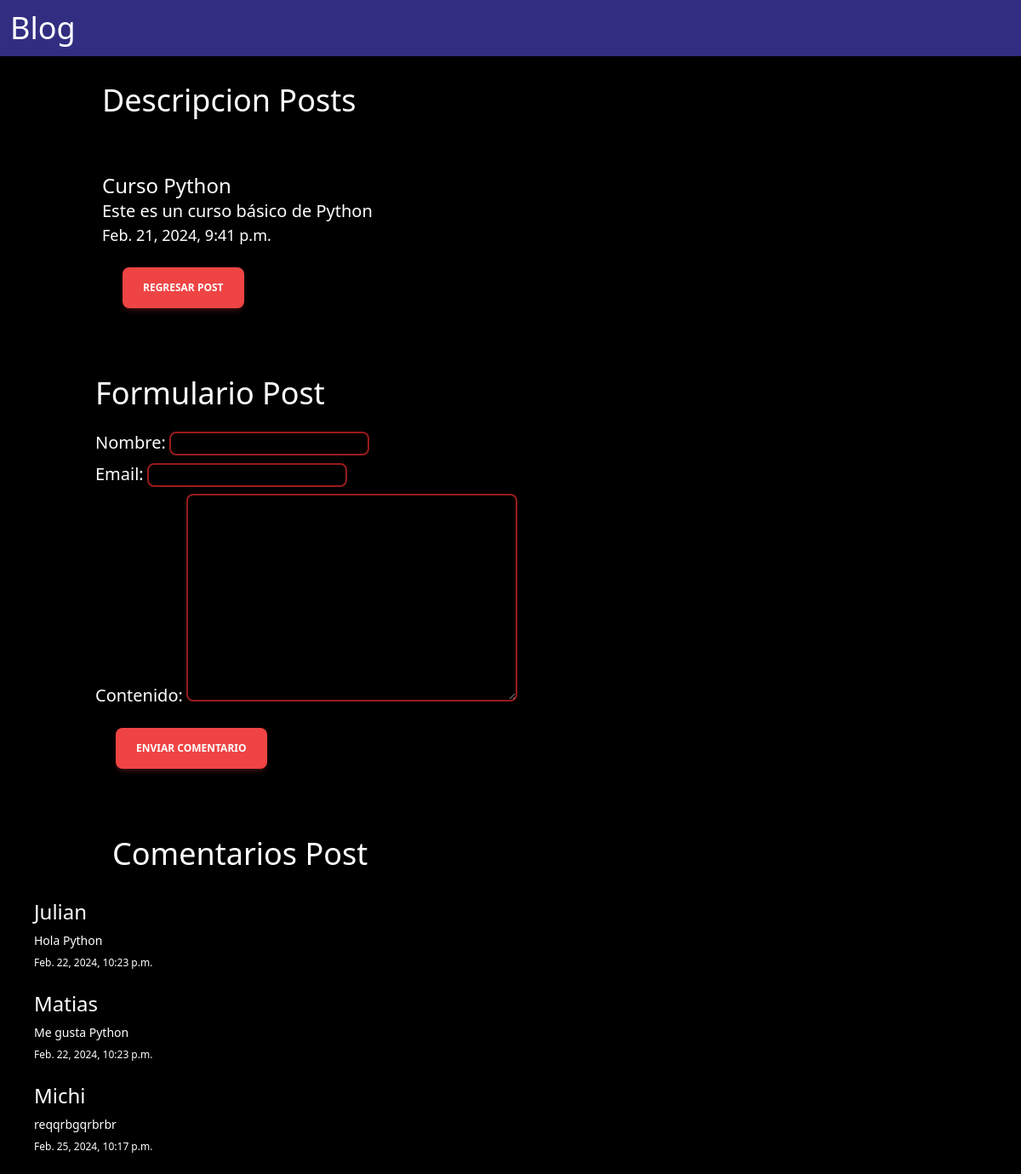
The app's page /1/, older data.
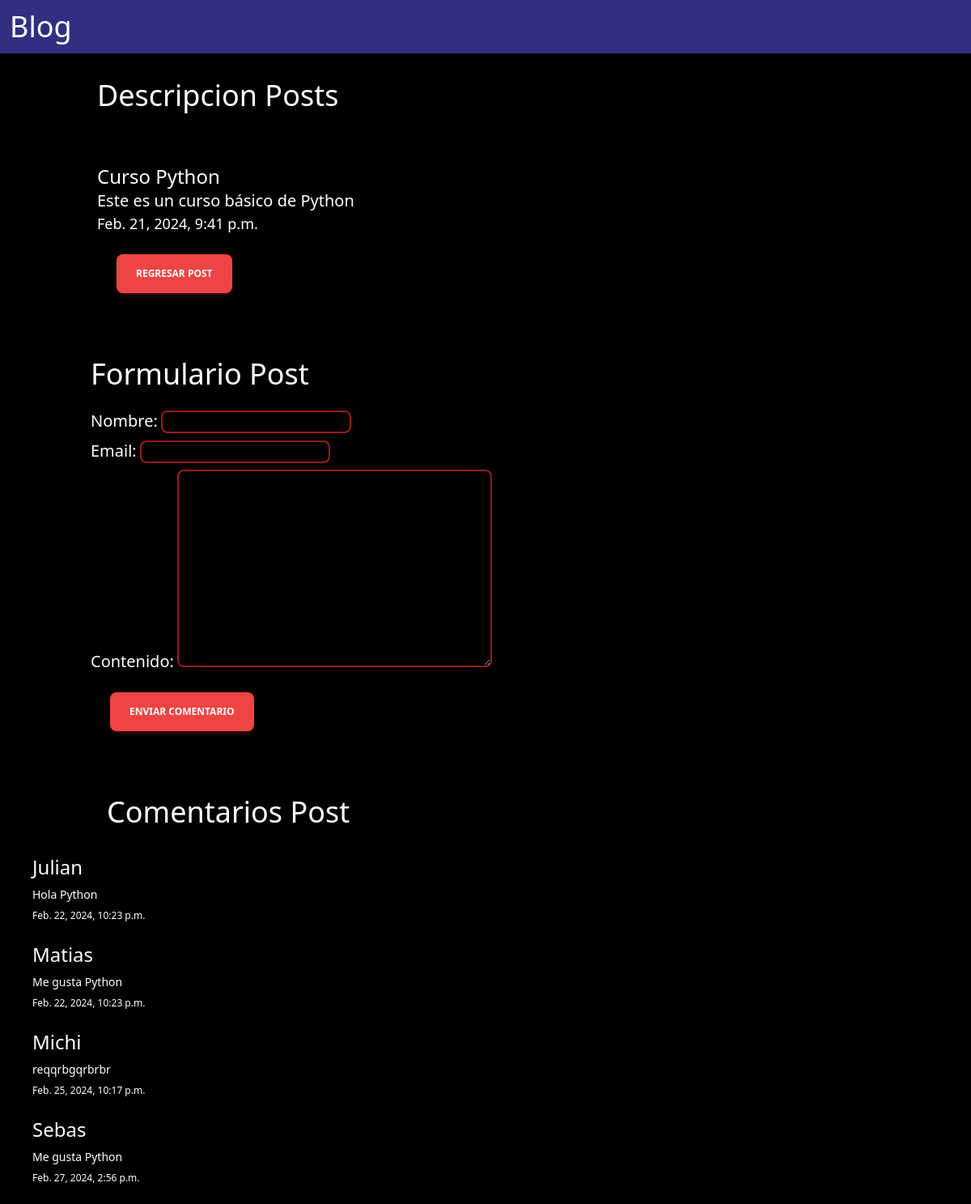
The same page, newer data.
### myAppBlog/models.py (models this page shows, shortened)
class Post(models.Model):
    idPost = models.AutoField(primary_key=True)
    titulo = models.CharField(max_length=100)
    slug = models.SlugField()
    fecha = models.DateTimeField(auto_now_add=True)
    contenido = models.TextField()
    class Meta:
        verbose_name = "Post"
        verbose_name_plural = "Posts"
        db_table = "Posts"

class Comentarios(models.Model):
    idComentario = models.AutoField(primary_key=True)
    nombre = models.CharField(max_length=100)
    email = models.EmailField()
    fecha = models.DateTimeField(auto_now_add=True)
    contenido = models.TextField()
    activo = models.BooleanField(default=True)
    fkPost = models.ForeignKey(Post, on_delete = models.CASCADE, related_name="comentarios")
    class Meta:
        verbose_name = "Comentario"
        verbose_name_plural = "Comentarios"
        db_table = "Comentarios"

### myAppBlog/views.py (the view)
# urls.py: path('<int:idPost>/', detallePost, name='detallePost')
def detallePost(request, idPost):
    hola = Comentarios.objects.all()
    posts = Post.objects.get(idPost=idPost)
    if request.method == 'POST':
        form = FormularioComentarios(request.POST)
        if form.is_valid():
            nom = form.cleaned_data.get('nombre')
            em = form.cleaned_data.get('email')
            con = form.cleaned_data.get('contenido')
            act = form.cleaned_data.get('activo')
            fk = form.cleaned_data.get('fkPost')
            comentarios = Comentarios.objects.create(
                nombre = nom,
                email = em,
                contenido = con,
                activo = act,
                fkPost = fk,
            )
            comentarios.save()
            form = FormularioComentarios()
    else:
        form = FormularioComentarios()
    modulos = {'posts': posts, 'form': form, 'hola': hola}
    return render(request, 'detallePost.html', modulos)

### myAppBlog/forms.py
class FormularioComentarios(forms.ModelForm):
    class Meta:
        model = Comentarios
        fields = ['nombre', 'email', 'contenido', 'activo', 'fkPost']

### myAppBlog/templates/detallePost.html (shortened to what this page needs)
{% extends 'base.html'%}
{% load static %}
{% block content %}
    <h1 class="text-white text-4xl container p-8">Descripcion Posts</h1>
    <div class="container p-8">
        <h4 class="text-white text-2xl">{{posts.titulo}}</h4>
        <p class="text-white text-xl">{{posts.contenido}}</p>
        <p class="text-white text-lg">{{posts.fecha}}</p>
        <a href="/"><button class="m-6 middle none center rounded-lg bg-red-500 py-3 px-6 font-sans text-xs font-bold uppercase text-white shadow-md shadow-red-500/20 transition-all hover:shadow-lg hover:shadow-red-500/40 focus:opacity-[0.85] focus:shadow-none active:opacity-[0.85] active:shadow-none disabled:pointer-events-none disabled:opacity-50 disabled:shadow-none" data-ripple-light="true">Regresar Post</button></a>
    </div>
    <div class="container text-white p-4">
        <h1 class="text-4xl mb-4">Formulario Post</h1>
        <form action="" method="POST">
            <p>
                <label for="id_nombre" class="text-white text-xl">Nombre:</label>
                <input type="text" name="nombre" maxlength="100" required="" id="id_nombre" class="bg-black text-white border-2 border-red-800 rounded-lg mb-2">
            </p>
            <p>
                <label for="id_email" class="text-white text-xl">Email:</label>
                <input type="email" name="email" maxlength="254" required="" id="id_email" class="bg-black text-white border-2 border-red-800 rounded-lg mb-2">
            </p>
            <p>
                <label for="id_contenido" class="text-white text-xl">Contenido:</label>
                <textarea name="contenido" cols="40" rows="10" required="" id="id_contenido" class="bg-black text-white border-2 border-red-800 rounded-lg"></textarea>
            </p>
            <button type="submit" class="m-6 middle none center rounded-lg bg-red-500 py-3 px-6 font-sans text-xs font-bold uppercase text-white shadow-md shadow-red-500/20 transition-all hover:shadow-lg hover:shadow-red-500/40 focus:opacity-[0.85] focus:shadow-none active:opacity-[0.85] active:shadow-none disabled:pointer-events-none disabled:opacity-50 disabled:shadow-none" data-ripple-light="true">Enviar comentario</button>
        </form>
    </div>
    <div class="container">
        <h2 class="text-white text-4xl container p-8">Comentarios Post</h2>
    </div>
    <div class="mx-10">
        {% for comentario in hola %}
        {% if comentario.fkPost_id == posts.idPost %}
        {% if comentario.activo == True %}
        <p class="text-white text-2xl mb-2">{{comentario.nombre}}</p>
        <p class="text-white text-sm mb-2">{{comentario.contenido}}</p>
        <p class="text-white text-xs mb-4">{{comentario.fecha}}</p>
        {% endif %}
        {% endif %}
        {% endfor %}
    </div>
{% endblock %}

### myAppBlog/templates/base.html (shortened to what this page needs)
{% load static %}
<!DOCTYPE html>
<html lang="en">
<head>
    <script src="https://cdn.tailwindcss.com"></script>
    <link href="https://cdn.jsdelivr.net/npm/bootstrap@5.3.2/dist/css/bootstrap.min.css" rel="stylesheet">
</head>
<body>
    <nav class="navbar navbar-expand-lg bg-indigo-900">
        <div class="container-fluid">
          <a class="navbar-brand text-4xl text-white" href="/">Blog</a>
          <div class="navbar-collapse" id="navbarSupportedContent">
            <ul class="navbar-nav me-auto mb-2 mb-lg-0">
              <li class="nav-item">
                <a class="nav-link text-white hv2" aria-current="page" href="#"></a>
              </li>
            </ul>
          </div>
        </div>
      </nav>
      {% block content %}
      {% endblock %}
</body>
</html>

Row changes from the older to the newer data that the page shows:
added Comentarios: nombre "Sebas", contenido "Me gusta Python", fecha "Feb. 27, 2024, 2:56 p.m."
